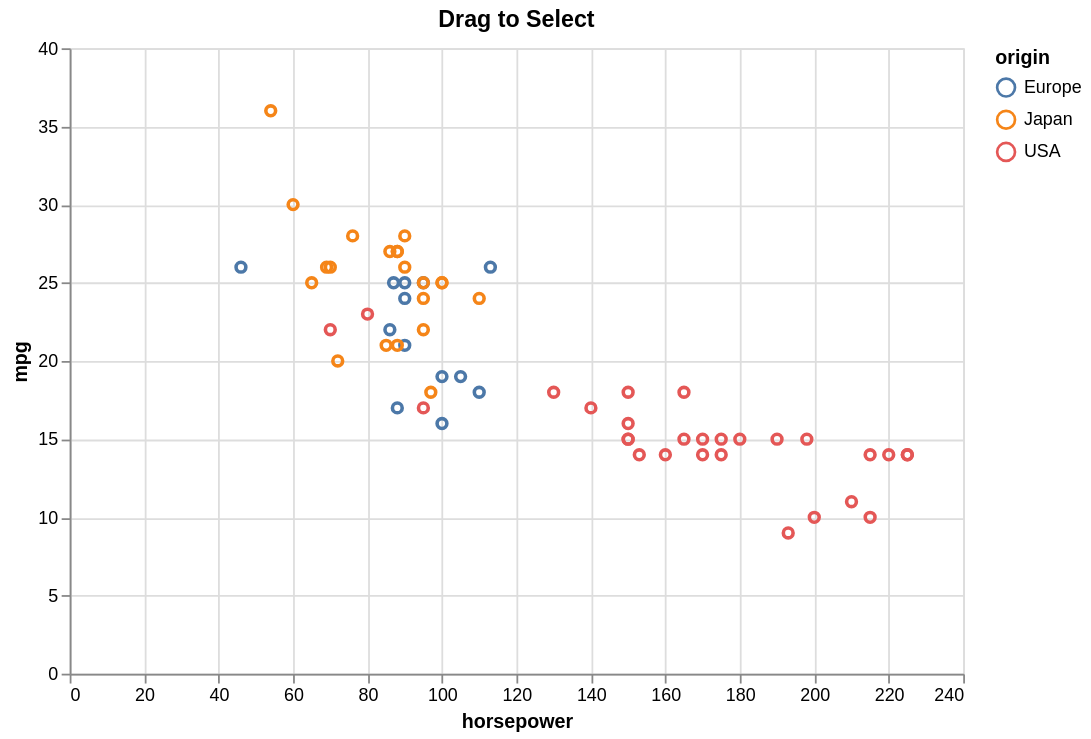

The Vega-Lite source for this figure:
### Vega-Lite specification from a JSON file in a GitHub repository (floating-point values rounded to 4 significant figures)
{"$schema": "https://vega.github.io/schema/vega-lite/v5.json", "height": 350, "encoding": {"tooltip": [{"field": "horsepower", "type": "quantitative"}, {"field": "origin", "type": "nominal"}, {"field": "mpg", "type": "quantitative"}], "x": {"field": "horsepower", "type": "quantitative"}, "color": {"field": "origin", "type": "nominal"}, "opacity": {"condition": {"param": "brush", "value": 1}, "value": 0.1}, "y": {"field": "mpg", "type": "quantitative"}}, "data": {"values": [{"horsepower": 130, "acceleration": 12.0, "weight": 3504, "mpg": 18, "cylinders": 8, "origin": "USA"}, {"horsepower": 165, "acceleration": 11.5, "weight": 3693, "mpg": 15, "cylinders": 8, "origin": "USA"}, {"horsepower": 150, "acceleration": 11.0, "weight": 3436, "mpg": 18, "cylinders": 8, "origin": "USA"}, {"horsepower": 150, "acceleration": 12.0, "weight": 3433, "mpg": 16, "cylinders": 8, "origin": "USA"}, {"horsepower": 140, "acceleration": 10.5, "weight": 3449, "mpg": 17, "cylinders": 8, "origin": "USA"}, {"horsepower": 198, "acceleration": 10.0, "weight": 4341, "mpg": 15, "cylinders": 8, "origin": "USA"}, {"horsepower": 220, "acceleration": 9.0, "weight": 4354, "mpg": 14, "cylinders": 8, "origin": "USA"}, {"horsepower": 215, "acceleration": 8.5, "weight": 4312, "mpg": 14, "cylinders": 8, "origin": "USA"}, {"horsepower": 225, "acceleration": 10.0, "weight": 4425, "mpg": 14, "cylinders": 8, "origin": "USA"}, {"horsepower": 190, "acceleration": 8.5, "weight": 3850, "mpg": 15, "cylinders": 8, "origin": "USA"}, {"horsepower": 170, "acceleration": 10.0, "weight": 3563, "mpg": 15, "cylinders": 8, "origin": "USA"}, {"horsepower": 160, "acceleration": 8.0, "weight": 3609, "mpg": 14, "cylinders": 8, "origin": "USA"}, {"horsepower": 150, "acceleration": 9.5, "weight": 3761, "mpg": 15, "cylinders": 8, "origin": "USA"}, {"horsepower": 225, "acceleration": 10.0, "weight": 3086, "mpg": 14, "cylinders": 8, "origin": "USA"}, {"horsepower": 95, "acceleration": 15.0, "weight": 2372, "mpg": 24, "cylinders": 4, "origin": "Japan"}, {"horsepower": 95, "acceleration": 15.5, "weight": 2833, "mpg": 22, "cylinders": 4, "origin": "Japan"}, {"horsepower": 97, "acceleration": 15.5, "weight": 2774, "mpg": 18, "cylinders": 4, "origin": "Japan"}, {"horsepower": 85, "acceleration": 16.0, "weight": 2587, "mpg": 21, "cylinders": 4, "origin": "Japan"}, {"horsepower": 88, "acceleration": 14.5, "weight": 2130, "mpg": 27, "cylinders": 4, "origin": "Japan"}, {"horsepower": 46, "acceleration": 20.5, "weight": 1835, "mpg": 26, "cylinders": 4, "origin": "Europe"}, {"horsepower": 87, "acceleration": 17.5, "weight": 2672, "mpg": 25, "cylinders": 4, "origin": "Europe"}, {"horsepower": 90, "acceleration": 15.0, "weight": 2430, "mpg": 24, "cylinders": 4, "origin": "Europe"}, {"horsepower": 95, "acceleration": 17.5, "weight": 2375, "mpg": 25, "cylinders": 4, "origin": "Europe"}, {"horsepower": 113, "acceleration": 15.5, "weight": 2234, "mpg": 26, "cylinders": 4, "origin": "Europe"}, {"horsepower": 90, "acceleration": 18.5, "weight": 2648, "mpg": 21, "cylinders": 4, "origin": "Europe"}, {"horsepower": 215, "acceleration": 14.0, "weight": 4615, "mpg": 10, "cylinders": 8, "origin": "USA"}, {"horsepower": 200, "acceleration": 13.0, "weight": 4376, "mpg": 10, "cylinders": 8, "origin": "USA"}, {"horsepower": 210, "acceleration": 13.5, "weight": 4382, "mpg": 11, "cylinders": 8, "origin": "USA"}, {"horsepower": 193, "acceleration": 18.0, "weight": 4732, "mpg": 9, "cylinders": 8, "origin": "USA"}, {"horsepower": 88, "acceleration": 14.5, "weight": 2130, "mpg": 27, "cylinders": 4, "origin": "Japan"}, {"horsepower": 90, "acceleration": 13.5, "weight": 2264, "mpg": 28, "cylinders": 4, "origin": "Japan"}, {"horsepower": 95, "acceleration": 15.5, "weight": 2228, "mpg": 25, "cylinders": 4, "origin": "Japan"}, {"horsepower": 100, "acceleration": 19.0, "weight": 2046, "mpg": 25, "cylinders": 4, "origin": "Japan"}, {"horsepower": 105, "acceleration": 13.0, "weight": 2634, "mpg": 19, "cylinders": 4, "origin": "Europe"}, {"horsepower": 100, "acceleration": 15.5, "weight": 2702, "mpg": 16, "cylinders": 4, "origin": "Europe"}, {"horsepower": 88, "acceleration": 16.5, "weight": 2875, "mpg": 17, "cylinders": 4, "origin": "Europe"}, {"horsepower": 100, "acceleration": 17.0, "weight": 2901, "mpg": 19, "cylinders": 4, "origin": "Europe"}, {"horsepower": 165, "acceleration": 11.0, "weight": 3353, "mpg": 18, "cylinders": 6, "origin": "USA"}, {"horsepower": 175, "acceleration": 11.5, "weight": 3169, "mpg": 14, "cylinders": 6, "origin": "USA"}, {"horsepower": 153, "acceleration": 12.5, "weight": 2906, "mpg": 14, "cylinders": 6, "origin": "USA"}, {"horsepower": 150, "acceleration": 13.5, "weight": 3380, "mpg": 15, "cylinders": 6, "origin": "USA"}, {"horsepower": 180, "acceleration": 12.0, "weight": 3740, "mpg": 15, "cylinders": 8, "origin": "USA"}, {"horsepower": 170, "acceleration": 11.0, "weight": 4080, "mpg": 14, "cylinders": 8, "origin": "USA"}, {"horsepower": 175, "acceleration": 11.5, "weight": 3645, "mpg": 15, "cylinders": 8, "origin": "USA"}, {"horsepower": 110, "acceleration": 14.0, "weight": 2585, "mpg": 24, "cylinders": 4, "origin": "Japan"}, {"horsepower": 72, "acceleration": 19.0, "weight": 2310, "mpg": 20, "cylinders": 4, "origin": "Japan"}, {"horsepower": 100, "acceleration": 15.0, "weight": 2472, "mpg": 25, "cylinders": 4, "origin": "Japan"}, {"horsepower": 88, "acceleration": 16.0, "weight": 2265, "mpg": 21, "cylinders": 4, "origin": "Japan"}, {"horsepower": 86, "acceleration": 19.5, "weight": 2110, "mpg": 27, "cylinders": 4, "origin": "Japan"}, {"horsepower": 90, "acceleration": 14.5, "weight": 2800, "mpg": 26, "cylinders": 4, "origin": "Japan"}, {"horsepower": 70, "acceleration": 19.5, "weight": 2110, "mpg": 26, "cylinders": 4, "origin": "Japan"}, {"horsepower": 76, "acceleration": 17.0, "weight": 2085, "mpg": 28, "cylinders": 4, "origin": "Japan"}, {"horsepower": 65, "acceleration": 17.0, "weight": 2245, "mpg": 25, "cylinders": 4, "origin": "Japan"}, {"horsepower": 69, "acceleration": 15.0, "weight": 1965, "mpg": 26, "cylinders": 4, "origin": "Japan"}, {"horsepower": 60, "acceleration": 17.0, "weight": 1755, "mpg": 30, "cylinders": 4, "origin": "Japan"}, {"horsepower": 70, "acceleration": 14.0, "weight": 2815, "mpg": 22, "cylinders": 6, "origin": "USA"}, {"horsepower": 95, "acceleration": 12.5, "weight": 3210, "mpg": 17, "cylinders": 6, "origin": "USA"}, {"horsepower": 80, "acceleration": 13.5, "weight": 3380, "mpg": 23, "cylinders": 6, "origin": "USA"}, {"horsepower": 54, "acceleration": 15.5, "weight": 1760, "mpg": 36, "cylinders": 4, "origin": "Japan"}, {"horsepower": 90, "acceleration": 14.0, "weight": 2130, "mpg": 25, "cylinders": 4, "origin": "Europe"}, {"horsepower": 86, "acceleration": 15.5, "weight": 2205, "mpg": 22, "cylinders": 4, "origin": "Europe"}, {"horsepower": 110, "acceleration": 13.5, "weight": 2245, "mpg": 18, "cylinders": 4, "origin": "Europe"}]}, "title": "Drag to Select", "params": [{"name": "brush", "select": "interval"}], "mark": "point", "width": 500}
